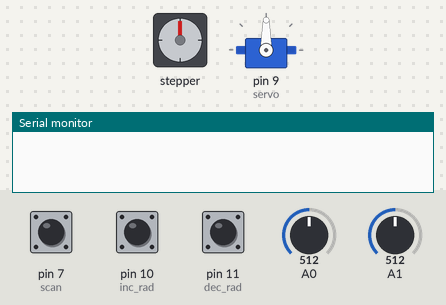
A sketch run on a simulated Arduino Uno, built with avr-gcc and run on an emulated ATmega328P. Parts: stepper motor, servo, the last lines printed to the serial monitor. Wiring (inferred from the names in the program): stepper motor driver (200 steps per turn assumed): step pin 3; direction pin 2. Inputs (shaded band) come from the test bench; at power-on: pin 10 (inc_rad) HIGH, pin 11 (dec_rad) HIGH, pin 7 (scan) HIGH, A0 = 512, A1 = 512.

Above: at 1.2 s.
1.3 s: pin 10 (inc_rad) pulled LOW for 1 s
At 1.8 s:
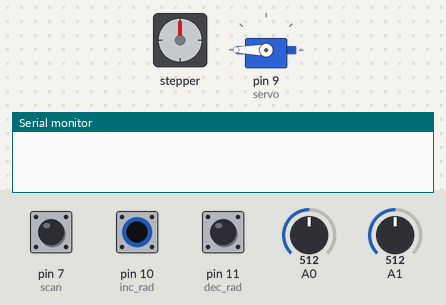
4.3 s: pin 11 (dec_rad) pulled LOW for 3.2 s
At 4.8 s:
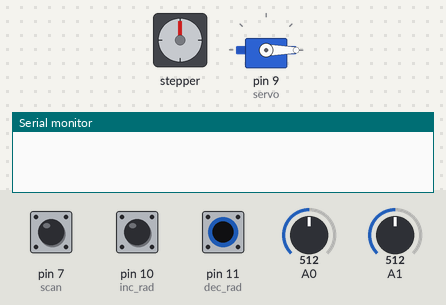
9.0 s: pin 7 (scan) pulled LOW for 0.15 s
At 11.9 s:
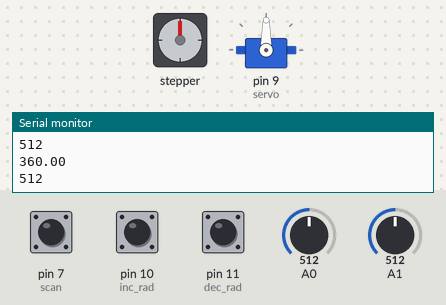
12.1 s: pin 10 (inc_rad) pulled LOW for 3.2 s
At 14.87 s:
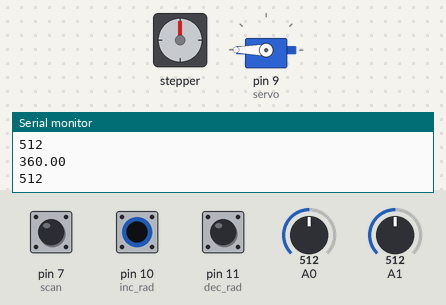
Timing chart, 0 to 16.9 s (numbered marks = the images above; inputs shaded):
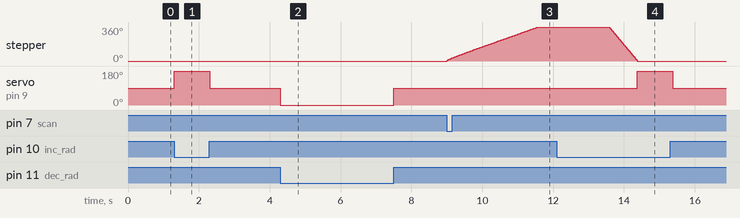

The sketch:

final_code.ino
```cpp
#include <Servo.h>

Servo servo;  // create servo object to control a servo

const int inc_rad = 10;
const int dec_rad = 11;
const int scan = 7;

#define dirPin 2
#define stepPin 3
#define stepsPerRevolution 200


void setup() {
  servo.attach(9);  // attaches the servo on pin 9 to the servo objectư
  pinMode(inc_rad,INPUT_PULLUP);
  pinMode(dec_rad,INPUT_PULLUP);
  pinMode(scan,INPUT_PULLUP);
  pinMode(stepPin, OUTPUT);
  pinMode(dirPin, OUTPUT);
  Serial.begin(9600);
}

void loop() {
  if(digitalRead(scan)==LOW){              //starting one full scan

    digitalWrite(dirPin, HIGH);

    // Spin the stepper motor 1 revolution quickly:

    for (int i=0; i < stepsPerRevolution; i++) {
      // These four lines result in 1 step:
      digitalWrite(stepPin, HIGH);
      delayMicroseconds(2000);
      int  sensorValue1 = analogRead(A0);
      int sensorValue2 = analogRead(A1);
      int sensorValue = (sensorValue1+sensorValue2)/2;
      float degree = map(i,0,199,0,360);
      //Serial.print("\nAngle = ");
      Serial.println(degree);
      //Serial.print(" degree, Light Intensity =");
      Serial.println(sensorValue);
      //Serial.println(degree);
      digitalWrite(stepPin, LOW);
      delayMicroseconds(2000);
    }

    delay(2000);

    digitalWrite(dirPin, LOW);

    // Spin the stepper motor 1 revolution quickly:

    for (int i=0; i < stepsPerRevolution; i++) {
      // These four lines result in 1 step:
      digitalWrite(stepPin, HIGH);
      delayMicroseconds(2000);
      digitalWrite(stepPin, LOW);
      delayMicroseconds(2000);
    }
  }

  if(digitalRead(inc_rad)==LOW){
    servo.write(180);
    delay(100);
    servo.write(90);
    //delay(500);
  }

  if(digitalRead(dec_rad)==LOW){
    servo.write(0);
    delay(100);
    servo.write(90);
    //delay(500);
  }

}
```

Measured:
- after the input at 1.3 s, servo on pin 9 (servo): 90° → 180° at once, → 90° 1.0 s later
- after the input at 4.3 s, servo on pin 9 (servo): 90° → 0° at once, → 90° 3.2 s later
- after the input at 9.0 s, stepper: turns 360° clockwise in 2.6 s, starting at once
- after the input at 12.1 s, servo on pin 9 (servo): 90° → 180° after 2.3 s, → 90° 1.0 s later
